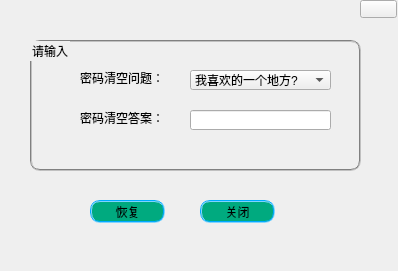
<?xml version="1.0" encoding="UTF-8"?>
<ui version="4.0">
 <class>RecoverPassword</class>
 <widget class="QWidget" name="RecoverPassword">
  <property name="geometry">
   <rect>
    <x>0</x>
    <y>0</y>
    <width>398</width>
    <height>271</height>
   </rect>
  </property>
  <property name="minimumSize">
   <size>
    <width>398</width>
    <height>271</height>
   </size>
  </property>
  <property name="maximumSize">
   <size>
    <width>398</width>
    <height>271</height>
   </size>
  </property>
  <property name="windowTitle">
   <string>恢复密码</string>
  </property>
  <widget class="QGroupBox" name="groupBox">
   <property name="geometry">
    <rect>
     <x>30</x>
     <y>40</y>
     <width>331</width>
     <height>131</height>
    </rect>
   </property>
   <property name="styleSheet">
    <string notr="true">QGroupBox{border:2px groove gray;border-radius:10px;padding:2px 4px;}</string>
   </property>
   <property name="title">
    <string>请输入</string>
   </property>
   <widget class="QLabel" name="label">
    <property name="geometry">
     <rect>
      <x>50</x>
      <y>30</y>
      <width>84</width>
      <height>16</height>
     </rect>
    </property>
    <property name="text">
     <string>密码清空问题：</string>
    </property>
   </widget>
   <widget class="QLabel" name="label_2">
    <property name="geometry">
     <rect>
      <x>50</x>
      <y>70</y>
      <width>84</width>
      <height>16</height>
     </rect>
    </property>
    <property name="text">
     <string>密码清空答案：</string>
    </property>
   </widget>
   <widget class="QComboBox" name="comboBox">
    <property name="geometry">
     <rect>
      <x>160</x>
      <y>30</y>
      <width>141</width>
      <height>20</height>
     </rect>
    </property>
    <item>
     <property name="text">
      <string>我喜欢的一个地方?</string>
     </property>
    </item>
    <item>
     <property name="text">
      <string>我喜欢的一个人?</string>
     </property>
    </item>
    <item>
     <property name="text">
      <string>我喜欢的一副画?</string>
     </property>
    </item>
    <item>
     <property name="text">
      <string>我喜欢的一个数?</string>
     </property>
    </item>
    <item>
     <property name="text">
      <string>我的问题?</string>
     </property>
    </item>
   </widget>
   <widget class="QLineEdit" name="lineEdit">
    <property name="geometry">
     <rect>
      <x>160</x>
      <y>70</y>
      <width>141</width>
      <height>20</height>
     </rect>
    </property>
   </widget>
  </widget>
  <widget class="QPushButton" name="pushButton">
   <property name="geometry">
    <rect>
     <x>90</x>
     <y>200</y>
     <width>75</width>
     <height>23</height>
    </rect>
   </property>
   <property name="styleSheet">
    <string notr="true">border:2px groove gray;border-radius:10px;padding:2px 4px;
border-color: rgb(0, 170, 255);
background-color: rgb(0, 170, 127);</string>
   </property>
   <property name="text">
    <string>恢复</string>
   </property>
  </widget>
  <widget class="QPushButton" name="pushButton_2">
   <property name="geometry">
    <rect>
     <x>200</x>
     <y>200</y>
     <width>75</width>
     <height>23</height>
    </rect>
   </property>
   <property name="styleSheet">
    <string notr="true">border:2px groove gray;border-radius:10px;padding:2px 4px;
border-color: rgb(0, 170, 255);
background-color: rgb(0, 170, 127);</string>
   </property>
   <property name="text">
    <string>关闭</string>
   </property>
  </widget>
  <widget class="QToolButton" name="closeButton">
   <property name="geometry">
    <rect>
     <x>360</x>
     <y>0</y>
     <width>37</width>
     <height>18</height>
    </rect>
   </property>
   <property name="text">
    <string/>
   </property>
  </widget>
 </widget>
 <resources/>
 <connections/>
</ui>
